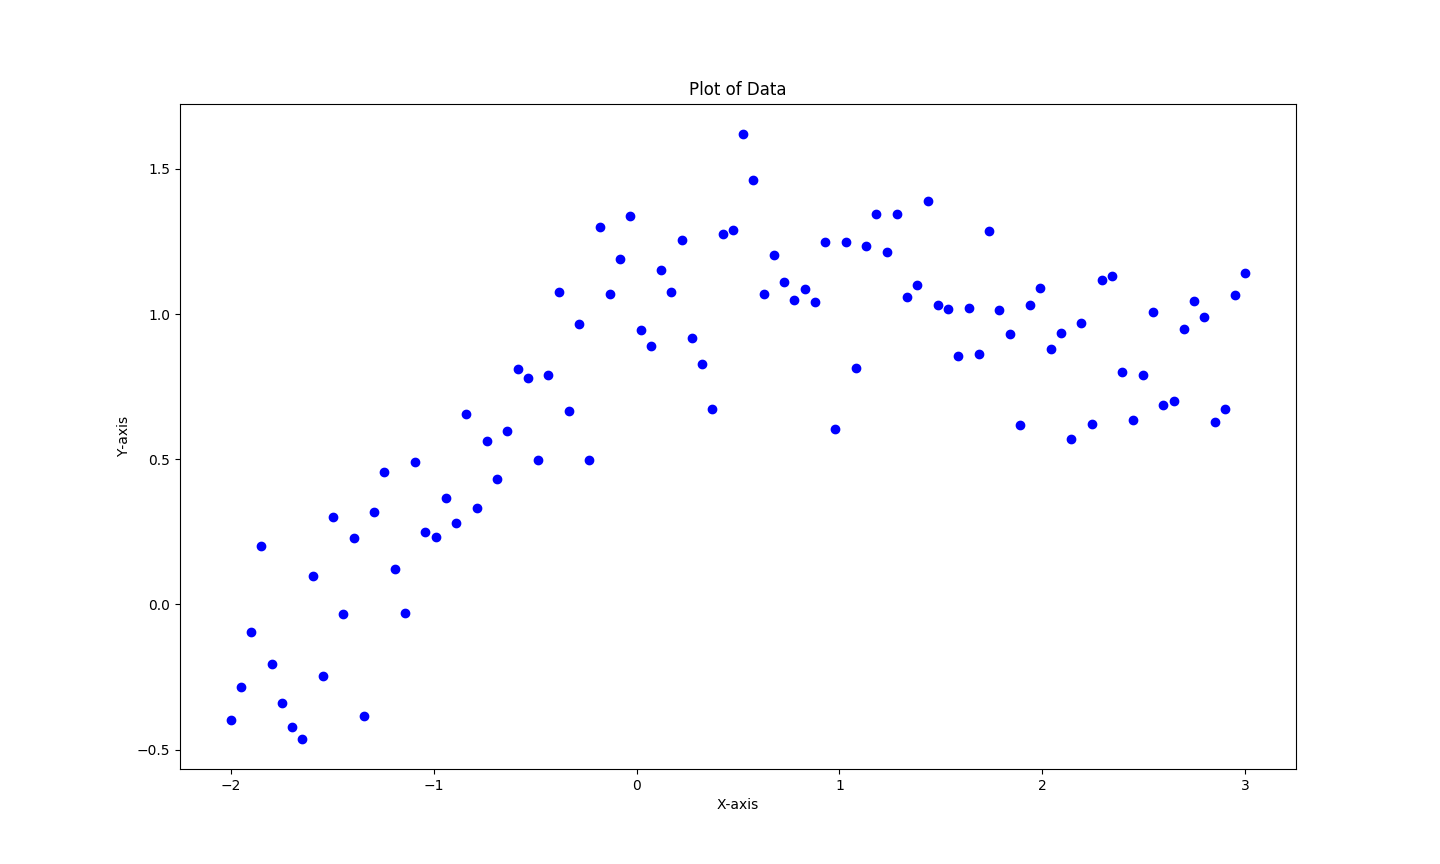

The Python source for this figure:
import numpy as np
import matplotlib.pyplot as plt


data=np.load("linRegData.npy")

plt.xlabel("X-axis")
plt.ylabel("Y-axis")
plt.title("Plot of Data")

for i in data:
	plt.plot(i[0],i[1],'bo')

plt.show()
